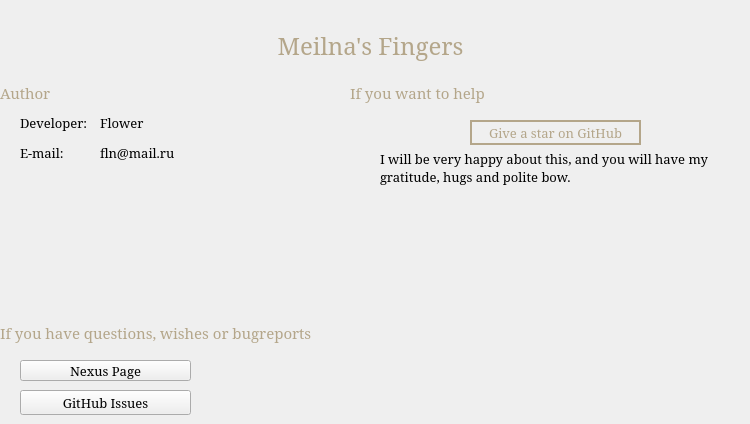
    <widget class="QWidget" name="stackedWidget_Pages_About">
     <widget class="QPushButton" name="button_GitHub2">
      <property name="geometry">
       <rect>
        <x>470</x>
        <y>120</y>
        <width>171</width>
        <height>25</height>
       </rect>
      </property>
      <property name="font">
       <font>
        <family>Garamond</family>
        <pointsize>10</pointsize>
        <weight>50</weight>
        <italic>false</italic>
        <bold>false</bold>
       </font>
      </property>
      <property name="focusPolicy">
       <enum>Qt::NoFocus</enum>
      </property>
      <property name="styleSheet">
       <string notr="true">color: rgb(180, 166, 138);
	border: 2px solid;
	border-color: rgb(180, 166, 138);</string>
      </property>
      <property name="text">
       <string>Give a star on GitHub</string>
      </property>
     </widget>
     <widget class="QPushButton" name="button_Nexus">
      <property name="geometry">
       <rect>
        <x>20</x>
        <y>360</y>
        <width>171</width>
        <height>21</height>
       </rect>
      </property>
      <property name="font">
       <font>
        <family>Garamond</family>
        <pointsize>10</pointsize>
        <weight>50</weight>
        <italic>false</italic>
        <bold>false</bold>
       </font>
      </property>
      <property name="focusPolicy">
       <enum>Qt::NoFocus</enum>
      </property>
      <property name="text">
       <string>Nexus Page</string>
      </property>
     </widget>
     <widget class="QLabel" name="label_64">
      <property name="geometry">
       <rect>
        <x>0</x>
        <y>10</y>
        <width>741</width>
        <height>71</height>
       </rect>
      </property>
      <property name="font">
       <font>
        <family>Garamond</family>
        <pointsize>18</pointsize>
       </font>
      </property>
      <property name="styleSheet">
       <string notr="true">color: rgb(180, 166, 138);</string>
      </property>
      <property name="text">
       <string>Meilna's Fingers</string>
      </property>
      <property name="alignment">
       <set>Qt::AlignCenter</set>
      </property>
     </widget>
     <widget class="QLabel" name="label_67">
      <property name="geometry">
       <rect>
        <x>20</x>
        <y>140</y>
        <width>161</width>
        <height>25</height>
       </rect>
      </property>
      <property name="font">
       <font>
        <family>Garamond</family>
        <pointsize>10</pointsize>
       </font>
      </property>
      <property name="styleSheet">
       <string notr="true"/>
      </property>
      <property name="text">
       <string>E-mail:</string>
      </property>
     </widget>
     <widget class="QLabel" name="label_68">
      <property name="geometry">
       <rect>
        <x>20</x>
        <y>110</y>
        <width>101</width>
        <height>25</height>
       </rect>
      </property>
      <property name="font">
       <font>
        <family>Garamond</family>
        <pointsize>10</pointsize>
       </font>
      </property>
      <property name="styleSheet">
       <string notr="true"/>
      </property>
      <property name="text">
       <string>Developer:</string>
      </property>
     </widget>
     <widget class="QLabel" name="label_69">
      <property name="geometry">
       <rect>
        <x>350</x>
        <y>80</y>
        <width>221</width>
        <height>25</height>
       </rect>
      </property>
      <property name="sizePolicy">
       <sizepolicy hsizetype="Fixed" vsizetype="Fixed">
        <horstretch>0</horstretch>
        <verstretch>0</verstretch>
       </sizepolicy>
      </property>
      <property name="font">
       <font>
        <family>Garamond</family>
        <pointsize>11</pointsize>
       </font>
      </property>
      <property name="styleSheet">
       <string notr="true">color: rgb(180, 166, 138);</string>
      </property>
      <property name="text">
       <string>If you want to help</string>
      </property>
      <property name="textFormat">
       <enum>Qt::PlainText</enum>
      </property>
     </widget>
     <widget class="QLabel" name="label_70">
      <property name="geometry">
       <rect>
        <x>0</x>
        <y>80</y>
        <width>221</width>
        <height>25</height>
       </rect>
      </property>
      <property name="sizePolicy">
       <sizepolicy hsizetype="Fixed" vsizetype="Fixed">
        <horstretch>0</horstretch>
        <verstretch>0</verstretch>
       </sizepolicy>
      </property>
      <property name="font">
       <font>
        <family>Garamond</family>
        <pointsize>11</pointsize>
       </font>
      </property>
      <property name="styleSheet">
       <string notr="true">color: rgb(180, 166, 138);</string>
      </property>
      <property name="text">
       <string>Author</string>
      </property>
      <property name="textFormat">
       <enum>Qt::PlainText</enum>
      </property>
     </widget>
     <widget class="QLabel" name="label_71">
      <property name="geometry">
       <rect>
        <x>0</x>
        <y>320</y>
        <width>341</width>
        <height>25</height>
       </rect>
      </property>
      <property name="sizePolicy">
       <sizepolicy hsizetype="Fixed" vsizetype="Fixed">
        <horstretch>0</horstretch>
        <verstretch>0</verstretch>
       </sizepolicy>
      </property>
      <property name="font">
       <font>
        <family>Garamond</family>
        <pointsize>11</pointsize>
       </font>
      </property>
      <property name="styleSheet">
       <string notr="true">color: rgb(180, 166, 138);</string>
      </property>
      <property name="text">
       <string>If you have questions, wishes or bugreports</string>
      </property>
      <property name="textFormat">
       <enum>Qt::PlainText</enum>
      </property>
     </widget>
     <widget class="QLabel" name="label_72">
      <property name="geometry">
       <rect>
        <x>100</x>
        <y>110</y>
        <width>111</width>
        <height>25</height>
       </rect>
      </property>
      <property name="font">
       <font>
        <family>Garamond</family>
        <pointsize>10</pointsize>
       </font>
      </property>
      <property name="styleSheet">
       <string notr="true"/>
      </property>
      <property name="text">
       <string>Flower</string>
      </property>
     </widget>
     <widget class="QLabel" name="label_73">
      <property name="geometry">
       <rect>
        <x>100</x>
        <y>140</y>
        <width>111</width>
        <height>25</height>
       </rect>
      </property>
      <property name="font">
       <font>
        <family>Garamond</family>
        <pointsize>10</pointsize>
       </font>
      </property>
      <property name="styleSheet">
       <string notr="true"/>
      </property>
      <property name="text">
       <string>fln@mail.ru</string>
      </property>
     </widget>
     <widget class="QLabel" name="label_65">
      <property name="geometry">
       <rect>
        <x>380</x>
        <y>150</y>
        <width>361</width>
        <height>151</height>
       </rect>
      </property>
      <property name="font">
       <font>
        <family>Garamond</family>
        <pointsize>10</pointsize>
       </font>
      </property>
      <property name="text">
       <string>&lt;html&gt;&lt;head/&gt;&lt;body&gt;&lt;p&gt;I will be very happy about this, and you will have my gratitude, hugs and polite bow.&lt;/p&gt;&lt;/body&gt;&lt;/html&gt;</string>
      </property>
      <property name="alignment">
       <set>Qt::AlignLeading|Qt::AlignLeft|Qt::AlignTop</set>
      </property>
      <property name="wordWrap">
       <bool>true</bool>
      </property>
     </widget>
     <widget class="QPushButton" name="button_GitHub3">
      <property name="geometry">
       <rect>
        <x>20</x>
        <y>390</y>
        <width>171</width>
        <height>25</height>
       </rect>
      </property>
      <property name="font">
       <font>
        <family>Garamond</family>
        <pointsize>10</pointsize>
        <weight>50</weight>
        <italic>false</italic>
        <bold>false</bold>
       </font>
      </property>
      <property name="focusPolicy">
       <enum>Qt::NoFocus</enum>
      </property>
      <property name="text">
       <string>GitHub Issues</string>
      </property>
     </widget>
     <zorder>label_68</zorder>
     <zorder>button_GitHub2</zorder>
     <zorder>button_Nexus</zorder>
     <zorder>label_64</zorder>
     <zorder>label_67</zorder>
     <zorder>label_69</zorder>
     <zorder>label_70</zorder>
     <zorder>label_71</zorder>
     <zorder>label_73</zorder>
     <zorder>label_72</zorder>
     <zorder>label_65</zorder>
     <zorder>button_GitHub3</zorder>
    </widget>
